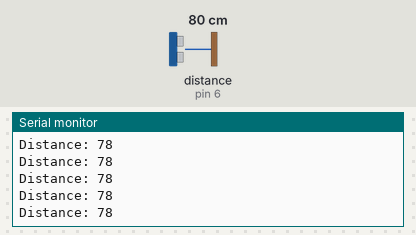
Bench run of a sketch on a simulated Arduino Uno, built with avr-gcc and run on an emulated ATmega328P. On the bench: the last lines printed to the serial monitor. Wiring (inferred from the names in the program): ultrasonic range finder: trigger pin 5; echo pin 6. The inputs (shaded band) are chosen by the test bench; at power-on: distance to the obstacle (sensor on pin 6) 80 cm. The echo pulse lasts 58.3 µs per cm.

Above: at 1.2 s.
1.3 s: distance to the obstacle (sensor on pin 6) set to 2 cm
At 2.0 s:
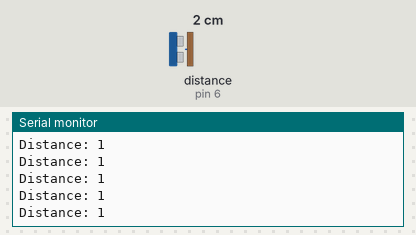
4.3 s: distance to the obstacle (sensor on pin 6) set to 120 cm
At 5.0 s:
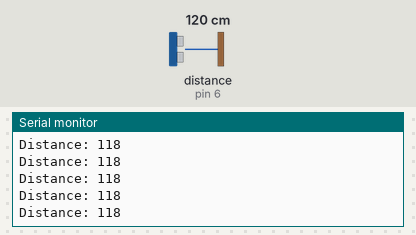
7.3 s: distance to the obstacle (sensor on pin 6) set to 4 cm
At 8.3 s:
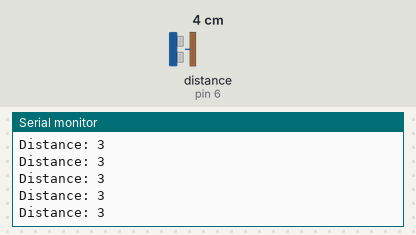
10.3 s: distance to the obstacle (sensor on pin 6) set to 18 cm
At 10.9 s:
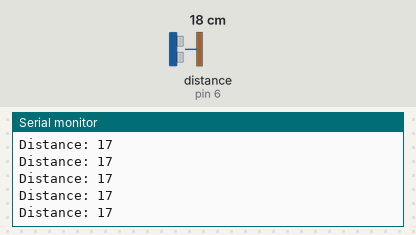
Timing chart, 0 to 13.3 s (numbered marks = the images above; inputs shaded):
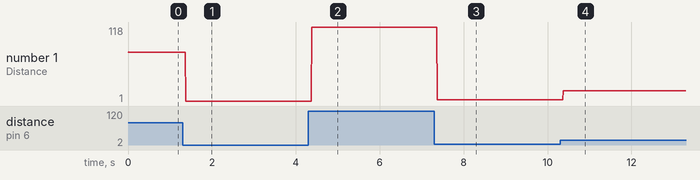

The sketch:

01_ultrasonic_sensor.ino
```cpp
int trig = 5;
int echo = 6;
int distance;
long duration;

void setup() {

  Serial.begin(9600);
  pinMode(trig, OUTPUT);
  pinMode(echo, INPUT);

}

void loop() {

  digitalWrite(trig, HIGH);
  delayMicroseconds(10);
  digitalWrite(trig, LOW);

  duration = pulseIn(echo, HIGH);
  distance = 0.034 * duration / 2;

  Serial.print("Distance: "); Serial.println(distance);

}
```

Measured:
- after the input at 1.3 s, the serial monitor: prints a new line after 0.07 s (image 1)
- after the input at 4.3 s, the serial monitor: prints a new line after 0.08 s (image 2)
- after the input at 7.3 s, the serial monitor: prints a new line after 0.07 s (image 3)
- after the input at 10.3 s, the serial monitor: prints a new line after 0.07 s (image 4)
- plotted number 1: 78 → 1 after the input at 1.3 s, 1 → 118 after the input at 4.3 s, 118 → 3 after the input at 7.3 s, 3 → 1 after the input at 10.3 s
